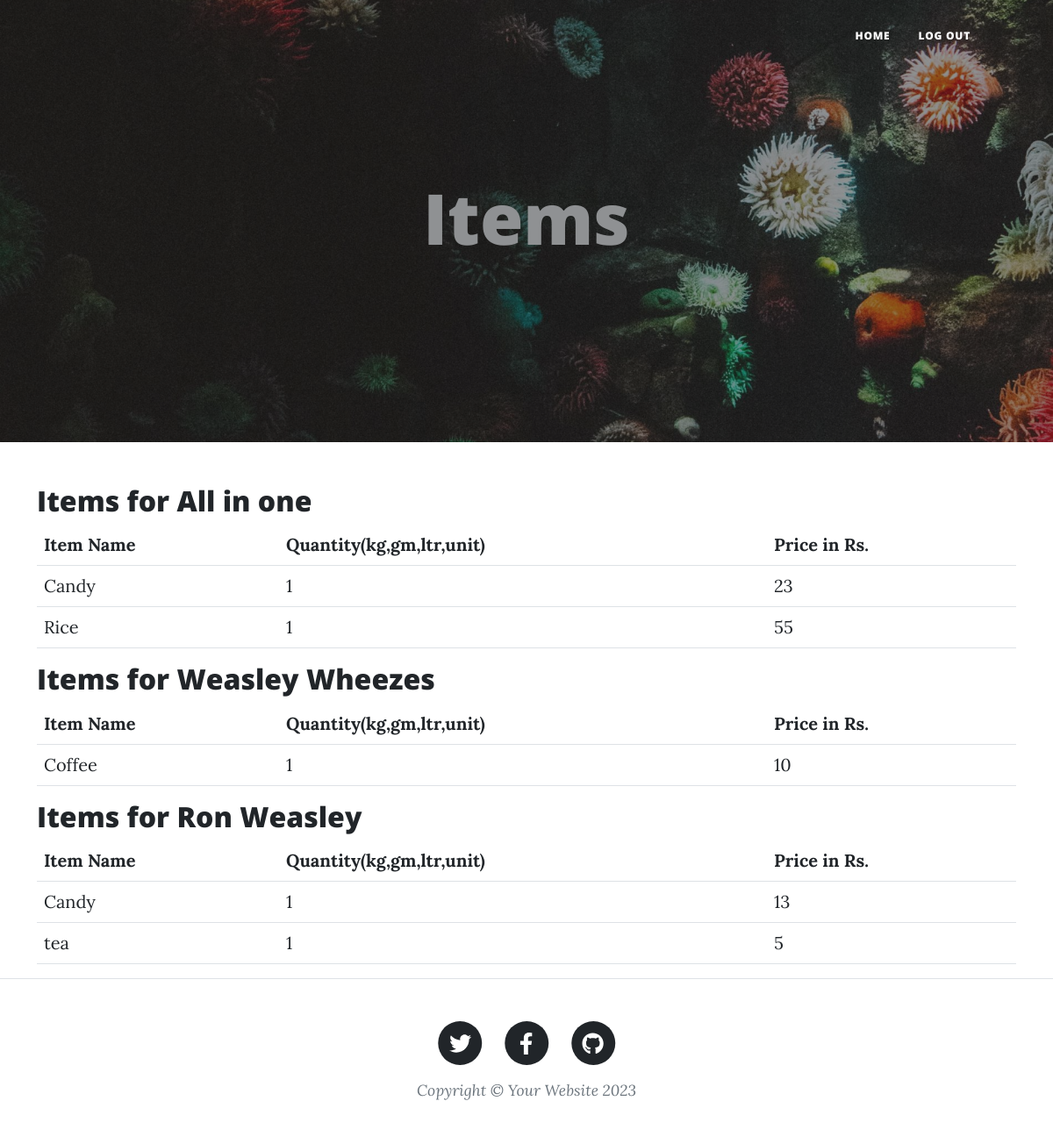
Screenshot of /view_items (signed in) with the database file from the repository.
### main.py (models this page shows)
class Shop(db.Model):
    __tablename__ = "shop"
    id = db.Column(db.Integer, primary_key=True)
    name = db.Column(db.String(100), nullable=False)
    address = db.Column(db.String(200), nullable=False)
    admin_id = db.Column(db.Integer, db.ForeignKey('admin.id'), nullable=False)
    items = db.relationship('Item', backref='shop', lazy=True)

class Item(db.Model):
    __tablename__ = "item"
    id = db.Column(db.Integer, primary_key=True)
    name = db.Column(db.String(100), nullable=False)
    quantity = db.Column(db.Integer, nullable=False)
    price = db.Column(db.Integer, nullable=False)
    created_at = db.Column(db.DateTime, default=datetime.utcnow, nullable=False)
    shop_id = db.Column(db.Integer, db.ForeignKey('shop.id'), nullable=False)

### main.py (the view)
@app.route('/view_items', methods=['GET'])
@login_required
def view_items():
    user_shops = Shop.query.filter_by(admin_id=current_user.id).all()
    all_items = Item.query.filter(Item.shop_id.in_([shop.id for shop in user_shops])).all()
    return render_template('view_items.html', user_shops=user_shops, all_items=all_items)

### main.py (called while the page is built)
@login_manager.user_loader
def load_admin(admin_id):
    return db.get_or_404(Admin, admin_id)

### templates/view_items.html
{% include "header.html" %}
<header
  class="masthead"
  style="background-image: url('../static/assets/img/home-bg.jpg')"
>
  <div class="page-heading">
          <h1>Items</h1>
  </div>
  </header>
<body>
 <div class="container">
    {% for shop in user_shops %}
      <h2>Items for {{ shop.name }}</h2>
      {% set shop_items = all_items | selectattr("shop_id", "equalto", shop.id) | list %}
      {% if shop_items %}
        <table class="table">
          <thead>
            <tr>
              <th>Item Name</th>
              <th>Quantity(kg,gm,ltr,unit)</th>
              <th>Price in Rs.</th>
            </tr>
          </thead>
          <tbody>
            {% for item in shop_items %}
              <tr>
                <td>{{ item.name }}</td>
                <td>{{ item.quantity }}</td>
                <td>{{ item.price }}</td>
              </tr>
            {% endfor %}
          </tbody>
        </table>
      {% else %}
        <p>No items available for {{ shop.name }}.</p>
      {% endif %}
    {% endfor %}
  </div>
</body>
{% include "footer.html" %}

### templates/header.html (shortened to what this page needs)
<!DOCTYPE html>
<html lang="en">
  <head>
    {% block styles %}
    {{ bootstrap.load_css() }}
    <link
      href="{{ url_for('static', filename='css/styles.css') }}"
      rel="stylesheet"
    />
    {% endblock %}
  </head>
  <body>
    <nav class="navbar navbar-expand-lg navbar-light" id="mainNav">
      <div class="container px-4 px-lg-5">
        <div class="collapse navbar-collapse" id="navbarResponsive">
          <ul class="navbar-nav ms-auto py-4 py-lg-0">
             {% if not current_user.is_authenticated %}
      <li class="nav-item">
        <a class="nav-link px-lg-3 py-3 py-lg-4" href="{{ url_for('login') }}">Login</a>
      </li>
      <li class="nav-item">
        <a class="nav-link px-lg-3 py-3 py-lg-4" href="{{ url_for('register') }}">Register</a>
      </li>
    {% else %}
      <li class="nav-item">
        <a class="nav-link px-lg-3 py-3 py-lg-4" href="{{ url_for('home_admin') }}">Home</a>
      </li>
      <li class="nav-item">
        <a class="nav-link px-lg-3 py-3 py-lg-4" href="{{ url_for('logout') }}">Log Out</a>
      </li>
    {% endif %}
          </ul>
        </div>
      </div>
    </nav>
  </body>
</html>

### templates/footer.html (shortened to what this page needs)
        <footer class="border-top">
          <div class="container px-4 px-lg-5">
              <div class="row gx-4 gx-lg-5 justify-content-center">
                  <div class="col-md-10 col-lg-8 col-xl-7">
                      <ul class="list-inline text-center">
                          <li class="list-inline-item">
                              <a href="#!">
                                  <span class="fa-stack fa-lg">
                                      <i class="fas fa-circle fa-stack-2x"></i>
                                      <i class="fab fa-twitter fa-stack-1x fa-inverse"></i>
                                  </span>
                              </a>
                          </li>
                          <li class="list-inline-item">
                              <a href="#!">
                                  <span class="fa-stack fa-lg">
                                      <i class="fas fa-circle fa-stack-2x"></i>
                                      <i class="fab fa-facebook-f fa-stack-1x fa-inverse"></i>
                                  </span>
                              </a>
                          </li>
                          <li class="list-inline-item">
                              <a href="#!">
                                  <span class="fa-stack fa-lg">
                                      <i class="fas fa-circle fa-stack-2x"></i>
                                      <i class="fab fa-github fa-stack-1x fa-inverse"></i>
                                  </span>
                              </a>
                          </li>
                      </ul>
                      <div class="small text-center text-muted fst-italic">Copyright &copy; Your Website 2023</div>
                  </div>
              </div>
          </div>
      </footer>
  </body>
</html>

### rows the page displays
Shop: name "All in one"
Item: name "Candy", quantity "1", price "23"
Item: name "Rice", quantity "1", price "55"
Shop: name "Weasley Wheezes"
Item: name "Coffee", quantity "1", price "10"
Shop: name "Ron Weasley"
Item: name "Candy", quantity "1", price "13"
Item: name "tea", quantity "1", price "5"
